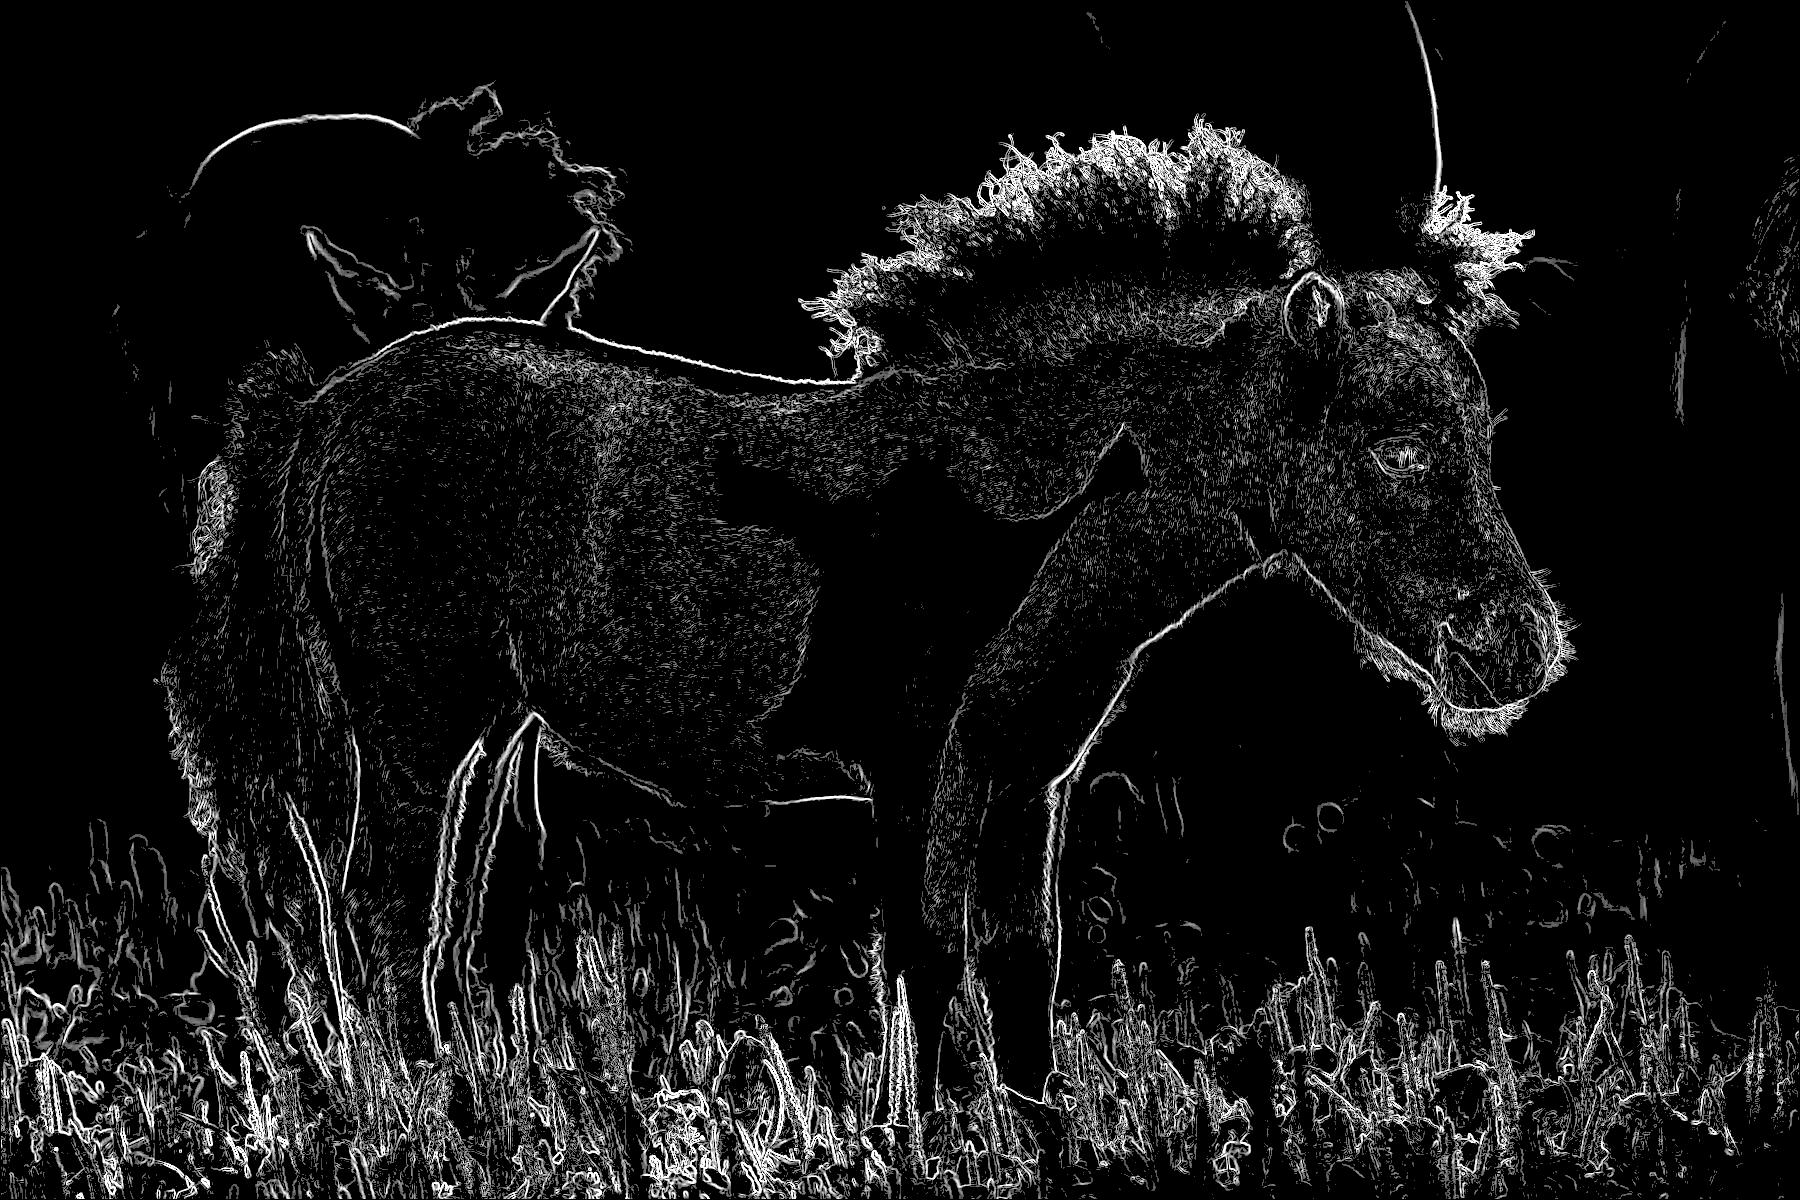

The script that saved this image:
import numpy as np
#import cv2
import argparse
from PIL import Image

def sobel(img, threshold):
    G_x = np.array([[-1, 0, 1],[-2, 0, 2],[-1, 0, 1]])
    G_y = np.array([[-1, -2, -1],[0, 0, 0],[1, 2, 1]])
    rows = np.size(img, 0)
    columns = np.size(img, 1)
    temp1 = np.array(img)
    mag = np.zeros(temp1.shape)

    temp = temp1
    temp = np.append([temp1[0]], temp, axis=0)
    temp = np.append(temp, [temp[-1]], axis=0)
    l = []
    for i in range(temp.shape[0]):
        l.append([temp[i][0]])
    npl = np.array(l)
    r = []
    for i in range(temp.shape[0]):
        r.append([temp[i][-1]])
    npr = np.array(r)
    temp = np.append(npl, temp, axis=1)
    temp = np.append(temp, npr, axis=1)

    for y in range(0, rows - 2):
        for x in range(0, columns - 2):
            z1 = temp[y+1][x + 1]
            z2 = temp[y+1][x + 2]
            z3 = temp[y+1][x + 3]

            z4 = temp[y + 2][x + 1]
            z5 = temp[y+2][x+2]
            z6 = temp[y+2][x + 3]

            z7 = temp[y + 3][x + 1]
            z8 = temp[y + 3][x+2]
            z9 = temp[y + 3][x + 3]

            v = z7 + 2*z8 + z9 - (z1 + 2*z2 + z3)
            h = z3 + 2*z6 + z9 - (z1 + 2*z4 + z7)
            mag[y+1, x+1] = np.sqrt((v ** 2) + (h ** 2))
            
    for p in range(0, rows):
        for q in range(0, columns):
            if mag[p, q] < threshold:
                mag[p, q] = 0
    new_image = Image.fromarray(mag)
    new_p = new_image.convert("L")
    new_p.save("sobel.jpg")
   # cv2.imshow("Image", new_image)
   # cv2.waitKey(0)
   # cv2.destroyAllWindows()


img = Image.open(r"path to file")
img1 = img.convert("L")
image = sobel(img1, 70)

#img = cv2.imread('image.png', 0)  # read an image
#mag = sobel(img, 70)
#a = sub_plot(img, mag)
#img_show(a)
